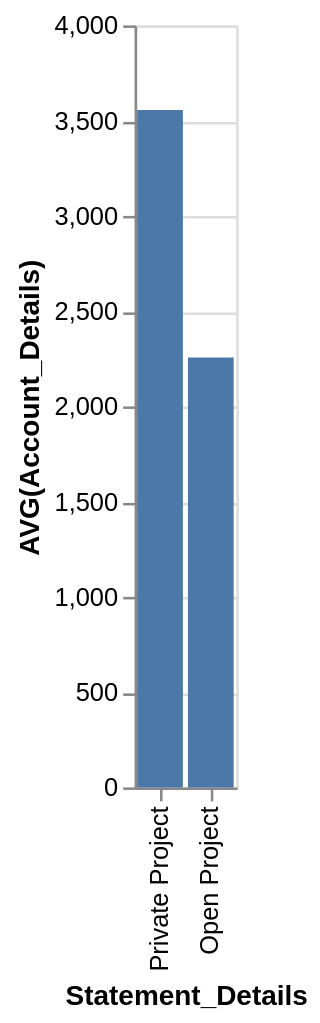

Source (Vega-Lite JSON):
### Vega-Lite specification from a JSON file in a GitHub repository (floating-point values rounded to 4 significant figures)
{"data": {"values": [{"x_data": "Private Project", "y_data": 3556.0}, {"x_data": "Open Project", "y_data": 2257.0}]}, "mark": "bar", "encoding": {"x": {"field": "x_data", "type": "nominal", "title": "Statement_Details", "sort": {"op": "sum", "field": "y_data", "order": "descending"}}, "y": {"field": "y_data", "type": "quantitative", "title": "AVG(Account_Details)"}}}
